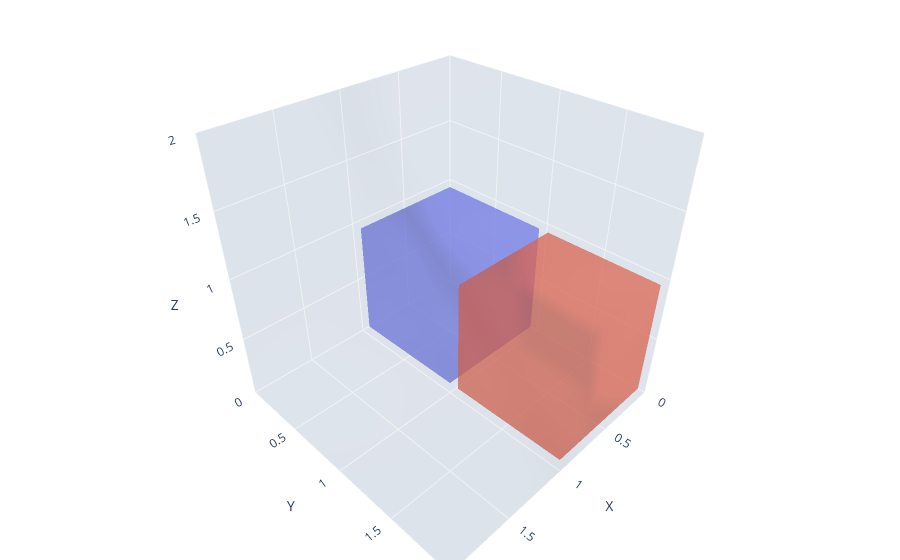

Notebook cell for this chart:
### Code cell
sample_shape = [[0,0,0], [0,1,0]]
plot_blokk_shape_plotly(voxels=sample_shape, n=2)

### Figure 1 — Plotly figure (JSON) as saved in the notebook; plotly's stock layout.template omitted (floating-point values rounded to 4 significant figures)
{"data": [{"alphahull": 1, "opacity": 0.5, "showscale": false, "type": "mesh3d", "x": [0.04, 0.96, 0.96, 0.04, 0.04, 0.96, 0.96, 0.04], "y": [0.04, 0.04, 0.96, 0.96, 0.04, 0.04, 0.96, 0.96], "z": [0.04, 0.04, 0.04, 0.04, 0.96, 0.96, 0.96, 0.96]}, {"alphahull": 1, "opacity": 0.5, "showscale": false, "type": "mesh3d", "x": [0.04, 0.96, 0.96, 0.04, 0.04, 0.96, 0.96, 0.04], "y": [1.04, 1.04, 1.96, 1.96, 1.04, 1.04, 1.96, 1.96], "z": [0.04, 0.04, 0.04, 0.04, 0.96, 0.96, 0.96, 0.96]}, {"alphahull": 0, "color": "lightgray", "opacity": 0.1, "showscale": false, "type": "mesh3d", "x": [0, 2, 2, 0, 0, 2, 2, 0], "y": [0, 0, 2, 2, 0, 0, 2, 2], "z": [0, 0, 0, 0, 2, 2, 2, 2]}], "layout": {"margin": {"b": 0, "l": 0, "r": 0, "t": 0}, "scene": {"aspectratio": {"x": 1, "y": 1, "z": 1}, "xaxis": {"range": [0, 2], "title": {"text": "X"}}, "yaxis": {"range": [0, 2], "title": {"text": "Y"}}, "zaxis": {"range": [0, 2], "title": {"text": "Z"}}}}}
